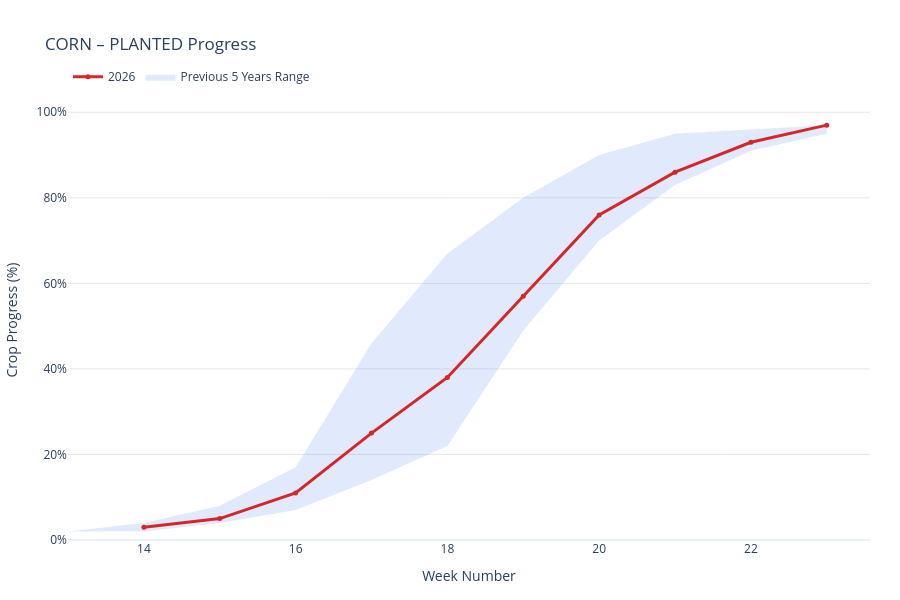

Notebook source saved alongside this figure:
### Code cell
fig = plot_crop_progress_seasonality(
    filtered,
    type_name="CORN",
    category_name="PLANTED",
    current_year = 2026
)

fig.show()

### Figure 1 — Plotly figure (JSON) as saved in the notebook; plotly's stock layout.template omitted (floating-point values rounded to 4 significant figures)
{"data": [{"hoverinfo": "skip", "line": {"width": 0}, "mode": "lines", "showlegend": false, "type": "scatter", "x": [13, 14, 15, 16, 17, 18, 19, 20, 21, 22, 23], "y": [2, 4, 8, 17, 46, 67, 80, 90, 95, 96, 97]}, {"fill": "tonexty", "fillcolor": "rgba(100, 149, 237, 0.20)", "hovertemplate": "Week %{x}<br>Historical Minimum: %{y:.1f}%<extra></extra>", "line": {"width": 0}, "mode": "lines", "name": "Previous 5 Years Range", "type": "scatter", "x": [13, 14, 15, 16, 17, 18, 19, 20, 21, 22, 23], "y": [2, 2, 4, 7, 14, 22, 49, 70, 83, 91, 95]}, {"hovertemplate": "Week %{x}<br>2026: %{{y:.1f}}%<extra></extra>", "line": {"color": "#d62728", "width": 3}, "marker": {"size": 5}, "mode": "lines+markers", "name": "2026", "type": "scatter", "x": [14, 15, 16, 17, 18, 19, 20, 21, 22, 23], "y": [3, 5, 11, 25, 38, 57, 76, 86, 93, 97]}], "layout": {"height": 600, "hovermode": "x unified", "legend": {"orientation": "h", "x": 0, "xanchor": "left", "y": 1.02, "yanchor": "bottom"}, "margin": {"b": 60, "l": 60, "r": 30, "t": 100}, "title": {"text": "CORN – PLANTED Progress"}, "xaxis": {"dtick": 2, "showgrid": false, "title": {"text": "Week Number"}, "zeroline": false}, "yaxis": {"gridcolor": "rgba(128, 128, 128, 0.2)", "rangemode": "tozero", "showgrid": true, "ticksuffix": "%", "title": {"text": "Crop Progress (%)"}}}}
